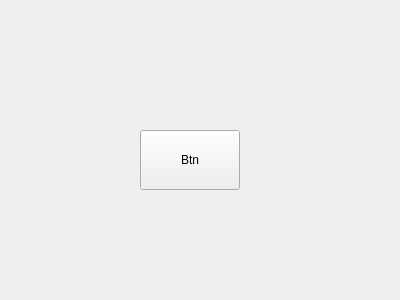
<?xml version="1.0" encoding="UTF-8"?>
<ui version="4.0">
 <class>TransparentWidget</class>
 <widget class="QWidget" name="TransparentWidget">
  <property name="geometry">
   <rect>
    <x>0</x>
    <y>0</y>
    <width>400</width>
    <height>300</height>
   </rect>
  </property>
  <property name="windowTitle">
   <string>Form</string>
  </property>
  <widget class="QPushButton" name="pushButton">
   <property name="geometry">
    <rect>
     <x>140</x>
     <y>130</y>
     <width>100</width>
     <height>60</height>
    </rect>
   </property>
   <property name="minimumSize">
    <size>
     <width>100</width>
     <height>50</height>
    </size>
   </property>
   <property name="text">
    <string>Btn</string>
   </property>
  </widget>
 </widget>
 <resources/>
 <connections/>
</ui>
